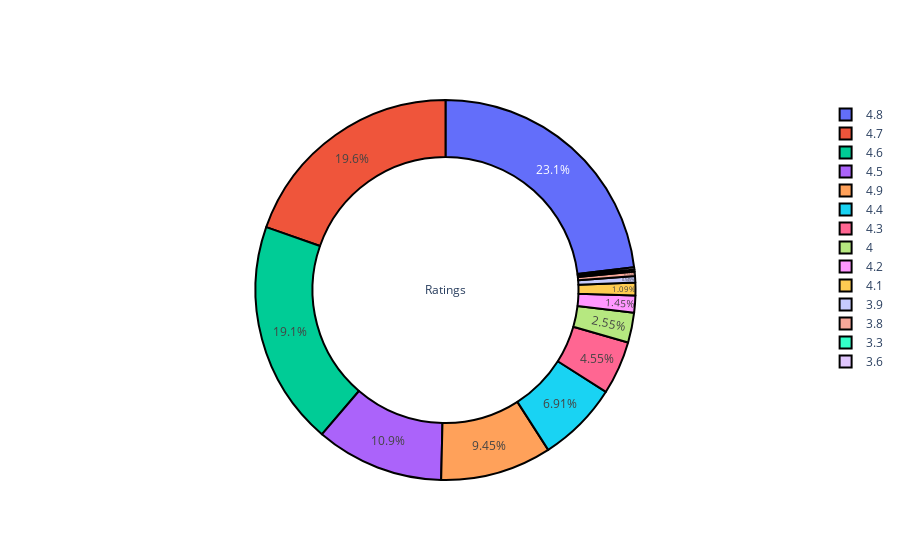

The notebook cell this image was saved under:
### Code cell
def pie_plot(cnt_srs, title):
    labels = cnt_srs.index
    values = cnt_srs.values
    trace = go.Pie(labels=labels,
          values=values,
                  title=title,
                  hoverinfo='percent+value',
                  textinfo='percent',
                  textposition='inside',
                  hole=0.7,
                  showlegend=True,
                  marker=dict(colors=plt.cm.viridis_r(np.linspace(0, 1, 14)),
                               line=dict(color='#000000',
                                         width=2),
                              ))
    return trace
bold("**MOST OF THE RATINGS ARE IN THE RANGE OF 4.6 TO 4.8**")
pyo.iplot([pie_plot(df['User Rating'].value_counts(),'Ratings')])

### Figure 1 — Plotly figure (JSON) as saved in the notebook; plotly's stock layout.template omitted (floating-point values rounded to 4 significant figures)
{"data": [{"hole": 0.7, "hoverinfo": "percent+value", "labels": [4.8, 4.7, 4.6, 4.5, 4.9, 4.4, 4.3, 4, 4.2, 4.1, 3.9, 3.8, 3.3, 3.6], "marker": {"colors": [[0.9932, 0.9062, 0.1439, 1], [0.8042, 0.882, 0.115, 1], [0.5958, 0.8487, 0.2433, 1], [0.404, 0.8003, 0.3626, 1], [0.2529, 0.7422, 0.4483, 1], [0.1466, 0.6731, 0.5089, 1], [0.1201, 0.6001, 0.5425, 1], [0.1405, 0.5301, 0.5557, 1], [0.1696, 0.4563, 0.558, 1], [0.2031, 0.3797, 0.5539, 1], [0.2393, 0.3009, 0.5408, 1], [0.2718, 0.2093, 0.5044, 1], [0.2831, 0.1106, 0.4316, 1], [0.267, 0.004874, 0.3294, 1]], "line": {"color": "#000000", "width": 2}}, "showlegend": true, "textinfo": "percent", "textposition": "inside", "title": {"text": "Ratings"}, "type": "pie", "values": [127, 108, 105, 60, 52, 38, 25, 14, 8, 6, 3, 2, 1, 1]}], "layout": {}}
